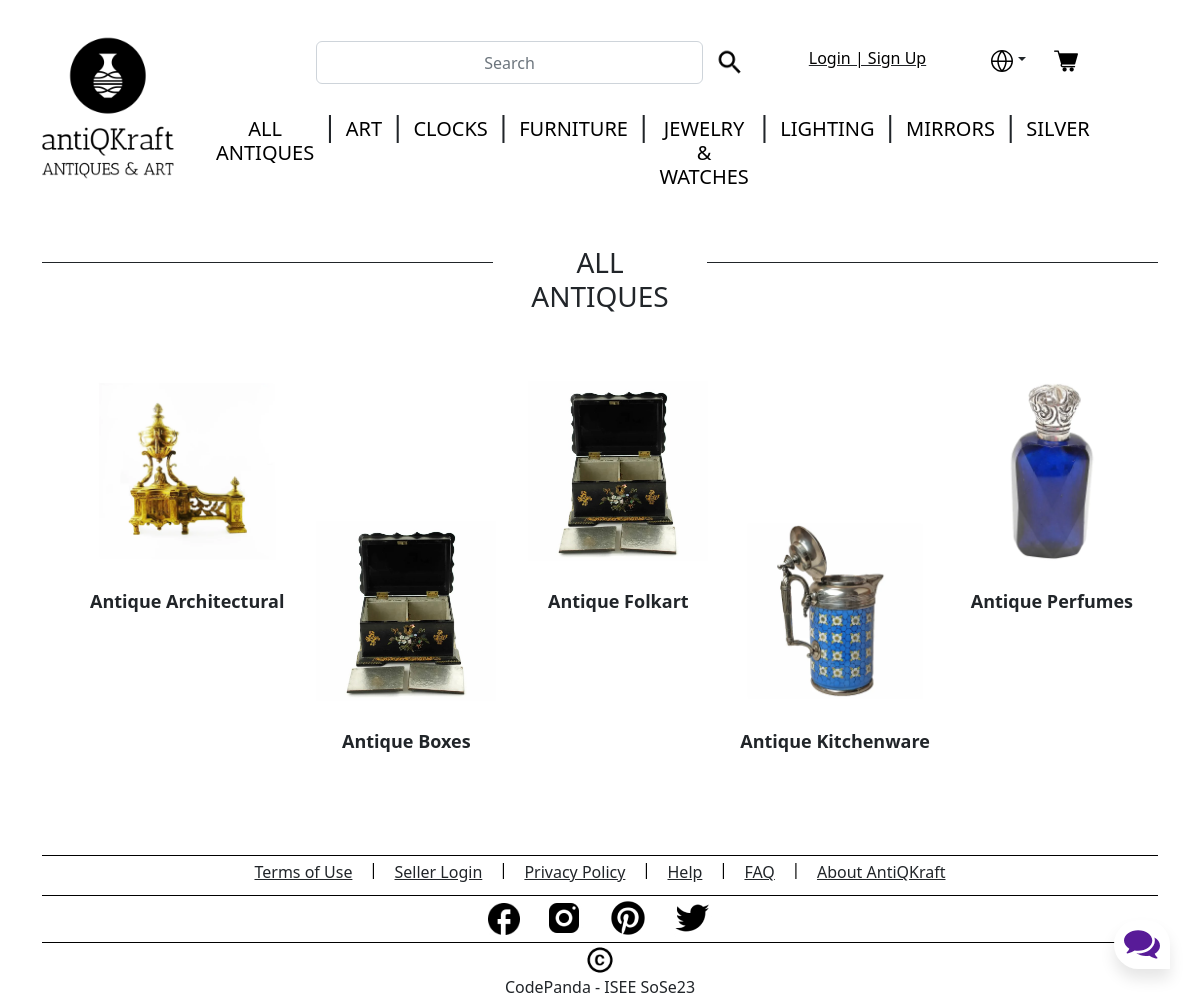
The page /category?categoryid=1 on the database as committed earlier.
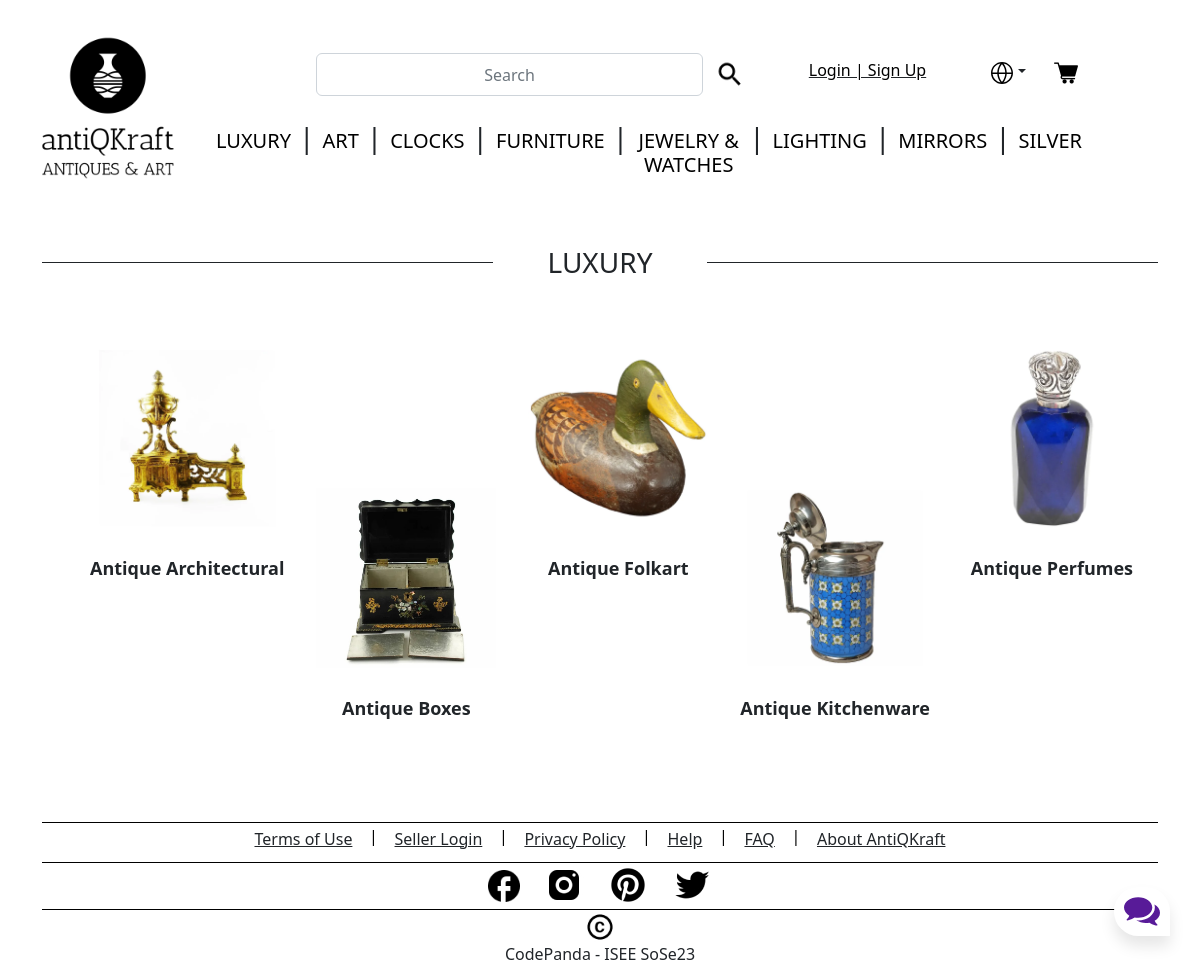
The same page on the database as committed later.
### tables this page shows
CREATE TABLE "CATEGORY" (
	"category_id"	INTEGER NOT NULL UNIQUE,
	"category_name"	TEXT NOT NULL,
	"category_image_id"	TEXT,
	PRIMARY KEY("category_id" AUTOINCREMENT)
);

CREATE TABLE "SUB_CATEGORY" (
	"sub_serial_number"	INTEGER NOT NULL UNIQUE,
	"category_id"	INTEGER NOT NULL,
	"sub_category_name"	TEXT NOT NULL,
	"sub_category_image_id"	INTEGER NOT NULL,
	"sub_category_id"	INTEGER,
	FOREIGN KEY("category_id") REFERENCES "CATEGORY"("category_id"),
	PRIMARY KEY("sub_serial_number" AUTOINCREMENT)
);

### antikraft-app.py (the view)
@app.route("/category")
def getSpecificCategory():
    if 'login_status' not in session:
        session["login_status"] = 'False'
    qTerm = request.args.get('categoryid')
    row_val = getSpecificCategoryRow(qTerm)
    row_json = row_val.json
    category_id = row_json['category_id']
    db_images = getSpecificCategoryImages(category_id)
    categories = getAllCategories()
    return render_template('category/category_landing_page.html', categories=categories.json, \
                           row_val=row_val.json, image_list=db_images['sub_category_image_id'], \
                            sub_cat_list=db_images['sub_category_name'], sub_cat_id_list=db_images['sub_category_id'])

### antikraft-app.py (called while the page is built)
def getSpecificCategoryRow(qTerm):
    spec_cat = getSpecificCategoryList(qTerm)
    response = app.response_class(
        response=json.dumps(spec_cat),
        status=200,
        mimetype='application/json'
    )
    return response

@app.route('/getAllCategories',  methods=['GET'])
def getAllCategories():
    categories = getAllCategoriesList()
    response = app.response_class(
        response=json.dumps(categories),
        status=200,
        mimetype='application/json'
    )
    return response

### backend/controller.py (called while the page is built)
def getAllCategoriesList():
    data = {}
    data = readOperation("CATEGORY", "category_name")
    return data

def getSpecificCategoryList(category_id):
    data = {}
    data = readOperationCategory("CATEGORY", category_id)
    return data

def getSpecificCategoryImages(category_id):
    data = {}
    data = readOperationCategoryImages("SUB_CATEGORY", category_id)
    return data

### backend/model.py (called while the page is built)
def get_db_connection():
    conn = sqlite3.connect('antiqkraft-database.db', isolation_level=None)
    conn.row_factory = sqlite3.Row
    return conn.cursor()

def readOperationCategory(TABLE_NAME: str, CAT_ID: int):
    conn = get_db_connection()
    query = "SELECT * from " + TABLE_NAME + " where category_id=" + str(CAT_ID)
    data = conn.execute(query)
    category_row = {}
    for row in data:
        category_row['category_id'] = row["category_id"]
        category_row['category_name'] = row["category_name"]
    if category_row is not None:
        return category_row

def readOperationCategoryImages(TABLE_NAME: str, CAT_ID: int):
    conn = get_db_connection()
    query = "SELECT * from " + TABLE_NAME + " where category_id=" + str(CAT_ID)
    data = conn.execute(query)
    keyList = ["category_id", "sub_category_id", "sub_category_name", "sub_category_image_id"]
    sub_category_row = {key: [] for key in keyList}
    for row in data:
        sub_category_row['category_id'].append(row["category_id"])
        sub_category_row['sub_category_id'].append(row["sub_category_id"])
        sub_category_row['sub_category_name'].append(row["sub_category_name"])
        sub_category_row['sub_category_image_id'].append(row["sub_category_image_id"])
    if sub_category_row is not None:
        return sub_category_row

### templates/category/category_landing_page.html (shortened to what this page needs)
{% include 'base.html' %}
{% include 'header/header.html' %}
<div class="container">
    <div class="row">
        <div class="col-5">
            <hr class="hr" style="background-color: #000; opacity: 1;" />
        </div>
        <div class="col-2">
            <h3 style="text-align: center; text-transform: uppercase;">{{row_val['category_name']}}</h3>
        </div>
        <div class="col-5">
            <hr class="hr" style="background-color: #000; opacity: 1;" />
        </div>
    </div>
    <div>
        <ul style="display: flex; justify-content:space-between; margin-bottom: 100px; margin-top: 50px;">
            <a class="nav-link" href="/subcategory?categoryid={{row_val['category_id']}}&subcategoryid={{sub_cat_id_list[0]}}" style="text-align: center; margin-right: auto; margin-left: auto; font-size: large; font-weight: bold;">
                <img src={{image_list[0]}} width="180px" height="180px" style="margin-top: 10px;">
                <br></br>
                {{sub_cat_list[0]}}
            </a>
            <a class="nav-link" href="/subcategory?categoryid={{row_val['category_id']}}&subcategoryid={{sub_cat_id_list[1]}}" style="text-align: center; margin-right: auto; margin-left: auto; font-size: large; font-weight: bold;">
                <img src={{image_list[1]}} width="180px" height="180px" style="margin-top: 150px;">
                <br></br>
                {{sub_cat_list[1]}}
            </a>
            <a class="nav-link" href="/subcategory?categoryid={{row_val['category_id']}}&subcategoryid={{sub_cat_id_list[2]}}" style="text-align: center; margin-right: auto; margin-left: auto; font-size: large; font-weight: bold;">
                <img src={{image_list[2]}} width="180px" height="180px" style="margin-top: 10px;">
                <br></br>
                {{sub_cat_list[2]}}
            </a>
            <a class="nav-link" href="/subcategory?categoryid={{row_val['category_id']}}&subcategoryid={{sub_cat_id_list[3]}}" style="text-align: center; margin-right: auto; margin-left: auto; font-size: large; font-weight: bold;">
                <img src={{image_list[3]}} width="180px" height="180px" style="margin-top: 150px;">
                <br></br>
                {{sub_cat_list[3]}}
            </a>
            <a class="nav-link" href="/subcategory?categoryid={{row_val['category_id']}}&subcategoryid={{sub_cat_id_list[4]}}" style="text-align: center; margin-right: auto; margin-left: auto; font-size: large; font-weight: bold;">
                <img src={{image_list[4]}} width="180px" height="180px" style="margin-top: 10px;">
                <br></br>
                {{sub_cat_list[4]}}
            </a>
        </ul>
    </div>
</div>
{% include 'footer/footer.html' %}

### templates/base.html (shortened to what this page needs)
<!DOCTYPE html>
<html>
<head>
  <link href="https://cdn.jsdelivr.net/npm/bootstrap@5.2.0-beta1/dist/css/bootstrap.min.css" rel="stylesheet"
>
  <link rel="stylesheet" href="static/CSS/style.css">
</head>
<body>
  {% include 'chat/chat.html' %}
</body>
</html>

### templates/chat/chat.html (shortened to what this page needs)
<link rel="stylesheet" href="{{ url_for('static', filename='CSS/chat_style.css') }}">
<div class="container">
    <div class="chatbox">
        <div class="chatbox__button">
            <button><img src="{{ url_for('static', filename='chat/chatbox-icon.svg') }}" /></button>
        </div>
    </div>
</div>

### templates/header/header.html (shortened to what this page needs)
<div class="container-fluid">
    <div class="row">
        <div class="col-12">
            <nav class="navbar navbar-expand-lg navbar-fixed-top">
                <div class="col-2">
                    <a class="navbar-brand" href="/">
                        <img src="static/logo/logo-black.png" width="200" height="200" style="float: right;">
                    </a>
                </div>
                <div class="col-9 " id="navbarCollapse">
                    <ul class="navbar-nav nav-fill nav-pills pb-4">
                        <li class="nav-item"></li>
                        <div class="col-6">
                            <li class="nav-item">
                                <form action="search" method="POST">
                                    <div class="input-group-append rounded d-flex flex-row">
                                        <input type="text" class="form-control rounded" placeholder="Search"
                                            aria-label="Search" aria-describedby="search-addon" id="search"
                                            name="search">
                                        <button class="btn border-0" type="submit"><img class="img-fluid" max-width=20px
                                                height=20px id="search-logo" src="static/header/search.png" /></button>
                                    </div>
                                </form>
                            </li>
                        </div>
                        {% if session.login_status != "True"%}
                        <div class="col-3">
                            <li class="nav-item">
                                <a class="nav-link link-dark" style="text-decoration: underline;"
                                    href="/login">
                                    <h6>Login | Sign Up</h6>
                                </a>
                            </li>
                        </div>
                        {% endif %}
                        <div class="row">
                            <li class="nav-item">
                                    <a class="border-0 btn dropdown-toggle" type="button" id="dropdownMenuLink" data-toggle="dropdown" aria-haspopup="true" aria-expanded="false"><img class="img-fluid" max-width=20px height=20px
                                        id="search-logo" src="static/header/Globe.svg" /></a>
                                <a class="btn border-0" type="button" href="/checkout" ><img class="img-fluid" max-width=100% height=auto
                                        id="search-logo" src="static/header/Cart.png"/><sup style="font-size: large;">{{ session.total_items }}</sup></a>
                            </li>
                        </div>
                    </ul>
                    <ul class="navbar-nav nav-fill">
                        {%for values in categories.items()%}
                        {% if loop.index != 1 %}
                        <li class="nav-item" float=center>
                            <h3>|</h3>
                        </li>
                        {% endif %}
                        <li class="nav-item">
                            <a class="nav-link" href="{{values[0]}}" onclick="RedirectURL();return false;">
                                <h5 class="text-uppercase">{{values[1]}}</h5>
                            </a>
                        </li>
                        {%endfor%}
                    </ul>
                </div>
            </nav>
        </div>
    </div>
</div>

### templates/footer/footer.html (shortened to what this page needs)
<div class="container">
    <div class="separator_2"></div>
    <div class="row justify-content-md-center" id="footer">
        <ul class="bottom_stuff_2">
            <div class="col-md-auto">
                <a class="link-dark" href="/termsofuse">
                    <h8>Terms of Use</h8>
                </a>
            </div>
            <h6>&nbsp;&nbsp;&nbsp;&nbsp;|&nbsp;&nbsp;&nbsp;&nbsp;</h6>
            <div class="col-md-auto">
                <a class="link-dark" href="/seller-login">
                    <h8>Seller Login</h8>
                </a>
            </div>
            <h6>&nbsp;&nbsp;&nbsp;&nbsp;|&nbsp;&nbsp;&nbsp;&nbsp;</h6>
            <div class="col-md-auto">
                <a class="link-dark" href="/policy">
                    <h8>Privacy Policy</h8>
                </a>
            </div>
            <h6>&nbsp;&nbsp;&nbsp;&nbsp;|&nbsp;&nbsp;&nbsp;&nbsp;</h6>
            <div class="col-md-auto">
                <a class="link-dark" href="/help">
                    <h8>Help</h8>
                </a>
            </div>
            <h6>&nbsp;&nbsp;&nbsp;&nbsp;|&nbsp;&nbsp;&nbsp;&nbsp;</h6>
            <div class="col-md-auto">
                <a class="link-dark" href="/faq">
                    <h8>FAQ</h8>
                </a>
            </div>
            <h6>&nbsp;&nbsp;&nbsp;&nbsp;|&nbsp;&nbsp;&nbsp;&nbsp;</h6>
            <div class="col-md-auto">
                <a class="link-dark" href="/about">
                    <h8>About AntiQKraft</h8>
                </a>
            </div>
        </ul>
    </div>
    <div class="separator_2"></div>
    <div class="row justify-content-md-center" id="footer">
        <div class="col-md-auto clearfix">
            <a href="https://www.facebook.com/">
                <img src="static/footer/Vector.jpg" width="32" height="32" style="margin-top: 5px;">
            </a>
        </div>
        <div class="col-md-auto clearfix">
            <a href="https://www.instagram.com/">
                <img src="static/footer/Instagram.jpg" width="40" height="40">
            </a>
        </div>
        <div class="col-md-auto clearfix">
            <a href="https://www.pinterest.com/">
                <img src="static/footer/Pinterest.jpg" width="40" height="40">
            </a>
        </div>
        <div class="col-md-auto clearfix">
            <a href="https://twitter.com/">
                <img src="static/footer/Twitter.jpg" width="40" height="40">
            </a>
        </div>
    </div>
    <div class="separator_2"></div>
    <div class="row justify-content-md-center" id="footer">
        <div class="col-md-auto clearfix">
            <img src="static/footer/Copyright.jpg" width="30" height="30">
        </div>
        <h8 style="text-align: center;">CodePanda - ISEE SoSe23</h8>
    </div>
</div>

### static/CSS/style.css (style rules this page uses)
h5, h6 { color: black; float: center; text-align: center; }
#search { text-align: center; }
hr { background-color: black; opacity: 1; }
ul { list-style-type: none; }

### static/CSS/chat_style.css (style rules this page uses)
.chatbox { position: fixed; bottom: 30px; right: 30px; z-index: 999999; }
.chatbox__button { text-align: right; }
.chatbox__button button, .chatbox__button button:focus, .chatbox__button button:visited { padding: 10px; background: white; border: none; outline: none; border-top-left-radius: 50px; border-top-right-radius: 50px; border-bottom-left-radius: 50px; box-shadow: 0px 10px 15px rgba(0, 0, 0, 0.1); cursor: pointer; }

### templates/footer/footer.html (style rules this page uses)
.separator_2 { display: flex; align-items: center; flex: 2; border-bottom: 1px solid #000; margin-top: 4px; margin-bottom: 2px; }
.bottom_stuff_2 { margin-top: 2px; display: flex; text-align: center; justify-content: center; margin-bottom: 4px; }

Rows that differ between the two databases and show on the page:
changed CATEGORY: category_name "ALL ANTIQUES" → "LUXURY"
changed SUB_CATEGORY "Antique Folkart": sub_category_image: a different picture
